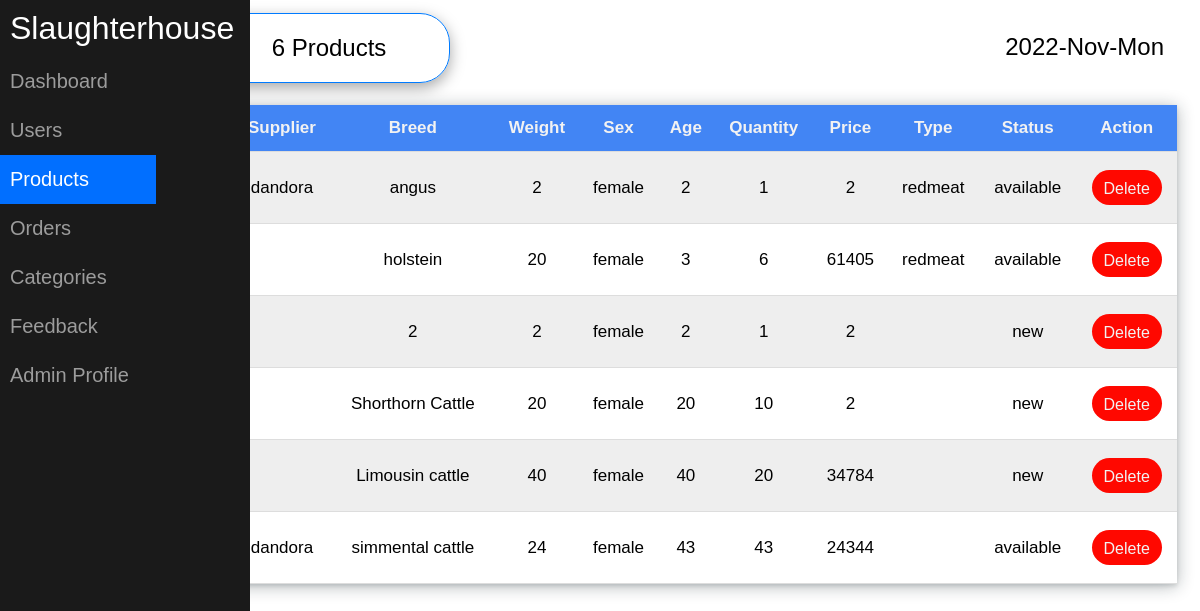
/admin/product_report.php (signed in), run on the app's committed database.
### tables this page shows
CREATE TABLE `animals` (
  `id` int(11) NOT NULL,
  `supplier` varchar(255) NOT NULL,
  `breed` varchar(255) NOT NULL,
  `weight` int(255) NOT NULL,
  `sex` varchar(255) NOT NULL,
  `age` int(255) NOT NULL,
  `number` int(255) NOT NULL,
  `available_quantity` int(255) NOT NULL,
  `price` float NOT NULL,
  `type` varchar(255) NOT NULL,
  `status` varchar(255) NOT NULL,
  `supply_date` timestamp NOT NULL DEFAULT current_timestamp() ON UPDATE current_timestamp()
);

### helpers/DbHelpers.php (called while the page is built, shortened)
<?php
function GetRelativePath($path)
{
  $npath = str_replace('\\', '/', $path);
  return str_replace('DOCUMENT_ROOT', '', $npath);
}
require(GetRelativePath(dirname(__FILE__))."../../config/db.conf.php");
class DbHelpers {
  public $db;
  public function __construct($conn) {
    $this->db = $conn;
  }
  public function getAll ($table) {
    $result = mysqli_query($this->db, "SELECT * FROM " . $table);
    if ($result) {
      return $result;
    } else {
      return 'table not found';
    }
  }
  public function countData ($table) {
    $result = mysqli_query($this->db, "SELECT COUNT(*) as count FROM $table");
    if ($result) {
      return $result;
    } else {
      return 'table not found';
    }
  }
}
$db_helpers = new DbHelpers($conn);
?>

### admin/product_report.php (the view, shortened to what this page needs)
<!DOCTYPE html>
<html>
  <head>
    <link rel="stylesheet" type="text/css" href="./adminstyles.css">
  </head>
  <body class="body">
    <div class="nav">
      <div class="nav-header">
        <div class="nav-title" style="color: #fff;">
          Slaughterhouse
        </div>
        <br>
      </div>
      <div class="nav-links">
        <a href="admin.php">Dashboard</a>
        <a href="users_report.php">Users</a>
        <a href="product_report.php" class="active">Products</a>
        <a href="orders_report.php">Orders</a>
        <a href="categories_report.php">Categories</a>
        <a href="feedback_report.php">Feedback</a>
        <a href="admin_profile.php">Admin Profile</a>
      </div>
    </div>
    <?php
      include('../helpers/DbHelpers.php');
      $value = $db_helpers->getAll('animals');
      $orders_by_month = mysqli_fetch_assoc($db_helpers->countData('animals'));
    ?>
  <div class="container">
    <div class="clearfix">
        <div class="img2">
            <?=
                date('Y-M-D');
            ?>
        </div>
        <div class="item itemAdmin">
            <?= $orders_by_month['count'];?>  Products
        </div>
    </div>
    <div class="table">
      <div class="supplierTable">
            <table>
            <tr>
                <th>#</th>
                <th>Supplier</th>
                <th>Breed</th>
                <th>Weight</th>
                <th>Sex</th>
                <th>Age</th>
                <th>Quantity</th>
                <th>Price</th>
                <th>Type</th>
                <th>Status</th>
                <th>Action</th>
            </tr>
            <?php
                while($product = mysqli_fetch_assoc($value)) :?>
            <tr>
                <td><?= $product['id']; ?></td>
                <td><?= $product['supplier']; ?></td>
                <td><?= $product['breed']; ?></td>
                <td><?= $product['weight']; ?></td>
                <td><?= $product['sex']; ?></td>
                <td><?= $product['age']; ?></td>
                <td><?= $product['number']; ?></td>
                <td><?= $product['price']; ?></td>
                <td><?= $product['type']; ?></td>
                <td><?= $product['status']; ?></td>
                <td>
                  <form action="AdminClass.php" method="post" class=action>
                    <button type="submit" name="deleteSubmit" class="btn">Delete</button>
                  </form>
                </td>
            </tr>
            <?php endwhile;?>
            </table>
      </div>
    </div>
  </div>
</body>
</html>

### admin/adminstyles.css (style rules this page uses)
.body { margin: 0px; font-family: "Montserrat",sans-serif; font-size: large; }
.nav { height: 100%; width: 250px; background-color: #1a1a1a; position: fixed; }
.nav > .nav-header { display: inline; }
.nav > .nav-header > .nav-title { display: inline-block; font-size: 32px; color: #fff; padding: 10px 10px 10px 10px; }
.nav > .nav-links { display: block; float: left; font-size: 20px; list-style-type: none; margin: 0; padding: 0; width: 13%; position: fixed; height: 100%; overflow: auto; }
.nav > .nav-links > a { display: block; padding: 13px 10px 13px 10px; text-decoration: none; color: #9c9c9c; }
.nav-links a.active { background-color: #016fff; color: #fff; }
.container { margin-left: 15%; padding:1px 16px; height:1000px; }
form { text-align: center; }
button { color: #fff; width: 100%; padding: 10px;border-radius: 20px; font-size: 15px; margin: 10px 0; border: none; outline: none; }
.clearfix::after { content: ""; clear: both; display: table; }
.img2 { float: right; font-size: x-large; padding: 20px; }
.itemAdmin { width: 200px; font-size: x-large; }
.item { display: block; grid-template-columns: auto auto; padding: 20px; text-align: center; margin: 12px; box-shadow: rgba(0, 0, 0, 0.35) 0px 5px 15px; border: 1px solid #007bff; border-radius: 30px; }
table { border-collapse: collapse; width: 100%; height: 70px; text-align: center; margin: auto; padding: 10px; font-size: 17px; }
.supplierTable { margin: 10px 7px 100px; box-shadow: rgba(14, 30, 37, 0.12) 0px 2px 4px 0px, rgba(14, 30, 37, 0.32) 0px 2px 16px 0px; }
th, td { padding: 8px; border-bottom: 1px solid #ddd; }
.btn { background-color: #ff0800; color: #f2f2f2; border-radius: 20px; border: none; outline: none; height: 35px; width: 70px; font-size: 16px; cursor: pointer; }
th { background-color: #4285F4; color: #f2f2f2; height: 30px; }
td { height: 30px; }
tr:nth-child(even) { background-color: #eeeeee; }

### data on the page
animals: supplier "dandora", breed "angus", weight "2", sex "female", age "2", number "1", price "2", type "redmeat", status "available"
animals: breed "holstein", weight "20", sex "female", age "3", number "6", price "61405", type "redmeat", status "available"
animals: breed "2", weight "2", sex "female", age "2", number "1", price "2", status "new"
animals: breed "Shorthorn Cattle", weight "20", sex "female", age "20", number "10", price "2", status "new"
animals: breed "Limousin cattle", weight "40", sex "female", age "40", number "20", price "34784", status "new"
animals: supplier "dandora", breed "simmental cattle", weight "24", sex "female", age "43", number "43", price "24344", status "available"

### other printed values
$orders_by_month['count'] "6"
